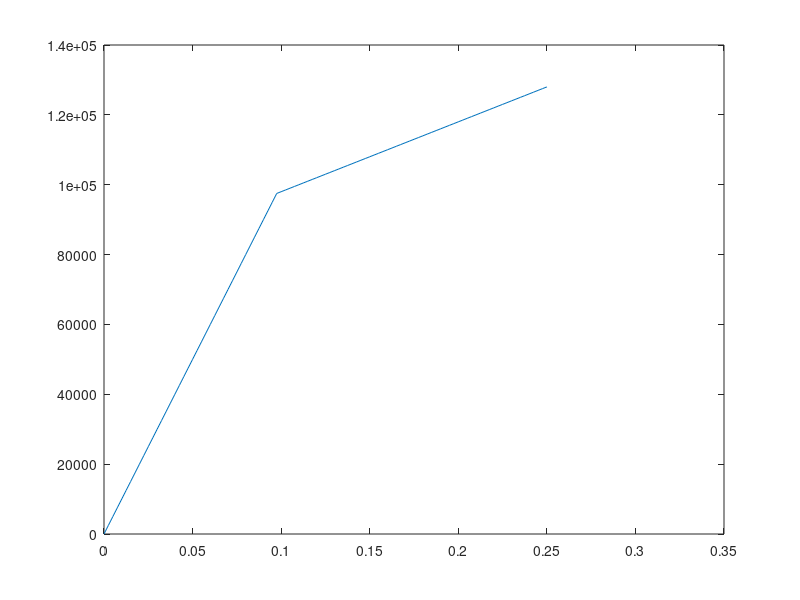
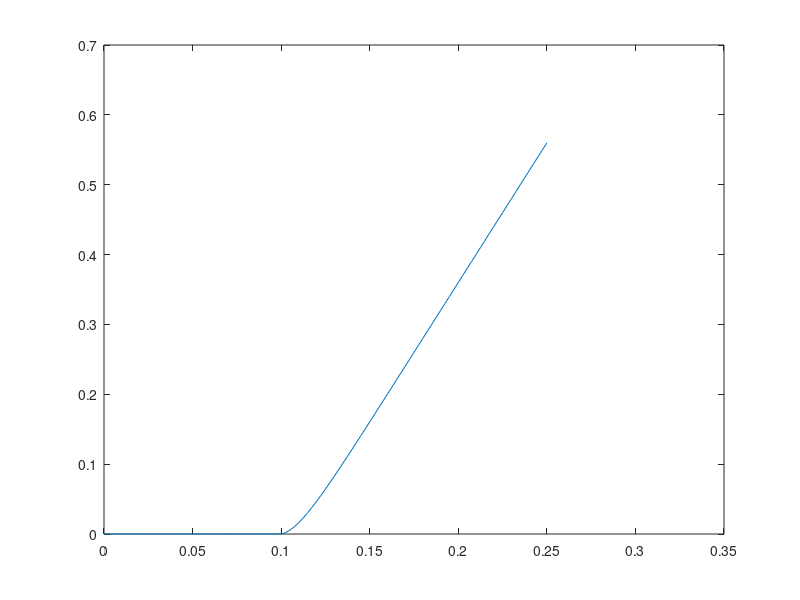

MATLAB code to generate these figures, in order:
clear;
n_max=100; %numbers of ciculation
%initialization of the strain variables
epsilon=zeros(n_max,1);
epsilon_p=zeros(n_max,1);
delta_eps=0.0025; 
%initialization of the stress variables
sigma=zeros(n_max,1);
sigma_trial=zeros(n_max,1);
sigma_y=1.0e5; 
alpha=zeros(n_max,1);
alpha_trial=zeros(n_max,1);
f_trial=zeros(n_max+1,1);
E=1.0e6;K=0.25e6; % Young's modulus
for n=1:n_max
    epsilon(n+1)=epsilon(n)+delta_eps;
    sigma_trial(n+1)=E*(epsilon(n+1)-epsilon_p(n));
    alpha_trial(n+1)=alpha(n);
    f_trial(n+1)=abs(sigma_trial(n+1))-sigma_y-K*alpha_trial(n+1);
    if f_trial(n+1)<=0
        sigma(n+1)=sigma_trial(n+1);
        alpha(n+1)=alpha_trial(n+1);
    else
        sigma(n+1)=sigma(n)+(E*K)/(E+K)*delta_eps;
        alpha(n+1)=alpha(n)+f_trial(n+1)/(E+K);
    end        
end
figure (1)
plot(epsilon,sigma)
figure(2)
plot(epsilon,alpha)